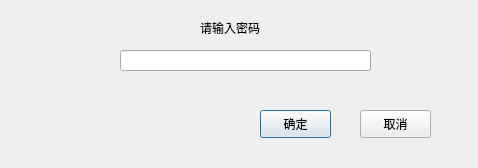
<?xml version="1.0" encoding="UTF-8"?>
<ui version="4.0">
 <class>Dialog_PwForDecrypt</class>
 <widget class="QDialog" name="Dialog_PwForDecrypt">
  <property name="geometry">
   <rect>
    <x>0</x>
    <y>0</y>
    <width>478</width>
    <height>168</height>
   </rect>
  </property>
  <property name="windowTitle">
   <string>Dialog</string>
  </property>
  <widget class="QLabel" name="label">
   <property name="geometry">
    <rect>
     <x>200</x>
     <y>20</y>
     <width>81</width>
     <height>16</height>
    </rect>
   </property>
   <property name="text">
    <string>请输入密码</string>
   </property>
  </widget>
  <widget class="QLineEdit" name="lineEdit">
   <property name="geometry">
    <rect>
     <x>120</x>
     <y>50</y>
     <width>251</width>
     <height>21</height>
    </rect>
   </property>
   <property name="echoMode">
    <enum>QLineEdit::Password</enum>
   </property>
  </widget>
  <widget class="QPushButton" name="pushButton">
   <property name="geometry">
    <rect>
     <x>260</x>
     <y>110</y>
     <width>71</width>
     <height>28</height>
    </rect>
   </property>
   <property name="text">
    <string>确定</string>
   </property>
  </widget>
  <widget class="QPushButton" name="pushButton_2">
   <property name="geometry">
    <rect>
     <x>360</x>
     <y>110</y>
     <width>71</width>
     <height>28</height>
    </rect>
   </property>
   <property name="text">
    <string>取消</string>
   </property>
  </widget>
 </widget>
 <resources/>
 <connections/>
</ui>
